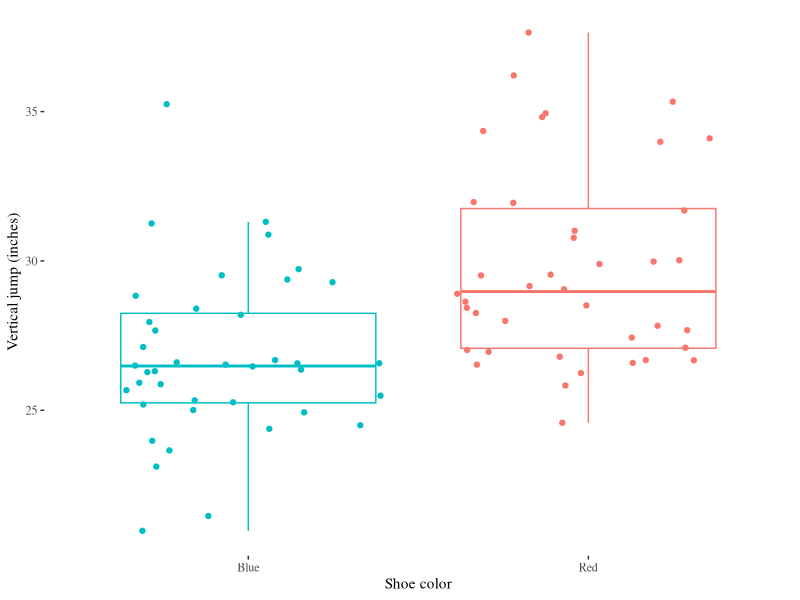
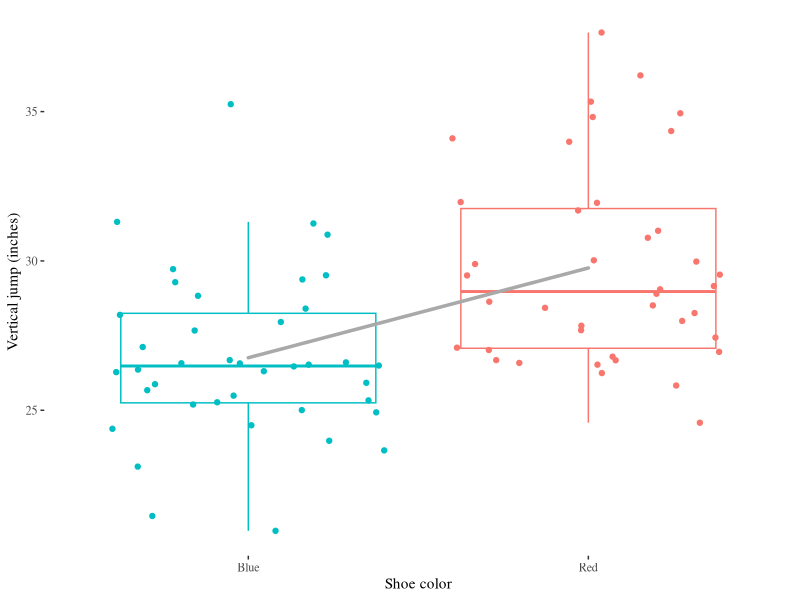

The R source for these figures, in order:
## ---- chunk 1
#| label: loading packages
#| message: false

library(tidyverse)
library(ggthemes)
## ---- chunk 2
#| label: Simulating and visualizing data

#setting the parameters
set.seed(1234)

n_players <- 40
blue_mean <- 28
red_mean <- 30
sd <- 3

#simulate jump heights in inches
blue_jump_height <- rnorm(n_players, blue_mean, sd)
red_jump_height <- rnorm(n_players, red_mean, sd)

#create a dataframe
jump_data <- data.frame(
  player_id = 1:(2 * n_players),
  shoe_color = rep(c("Blue", "Red"), each = n_players),
  jump_height = c(blue_jump_height, red_jump_height)
)

#plot the data
ggplot(jump_data, aes(x = shoe_color, y = jump_height, color = shoe_color)) +
  geom_boxplot(alpha = 0.5, outlier.shape = NA) + 
  geom_jitter() +
  scale_color_manual(values = c(Blue = "#00BFC4", Red = "#F8766D")) +
  labs(
    x = "Shoe color",
    y = "Vertical jump (inches)",
  ) +
  theme_tufte() +
  theme(legend.position = "none")

## ---- chunk 3
#| label: Doing a t-test

t.test(jump_height ~ shoe_color, data = jump_data, var.equal = TRUE)
## ---- chunk 4
#| label: Linear regression and visualization

#the regression model
lm(formula = jump_height ~ shoe_color, data = jump_data) |> 
  summary()

#getting the mean jump height for plotting the linear regression line
mean_jump_data <- jump_data |> 
  group_by(shoe_color) |> 
  summarize(mean_jump_height = mean(jump_height))

#adding example regression line to previous plot
ggplot(jump_data, aes(x = shoe_color, y = jump_height, color = shoe_color)) +
  geom_boxplot(alpha = 0.5, outlier.shape = NA) + 
  geom_jitter() +
  scale_color_manual(values = c(Blue = "#00BFC4", Red = "#F8766D")) +
  labs(
    x = "Shoe color",
    y = "Vertical jump (inches)",
  ) +
  theme_tufte() +
  theme(legend.position = "none") +
   geom_line(data = mean_jump_data, #adding example regression line
            aes(x = shoe_color, y = mean_jump_height, group = 1),
            linewidth = 1.2,
            color = "darkgray",
            lineend = "round")
## ---- chunk 5
#| label: Both the t-test and linear regression

t.test(jump_height ~ shoe_color, data = jump_data, var.equal = TRUE)

lm(formula = jump_height ~ shoe_color, data = jump_data) |> 
  summary()

